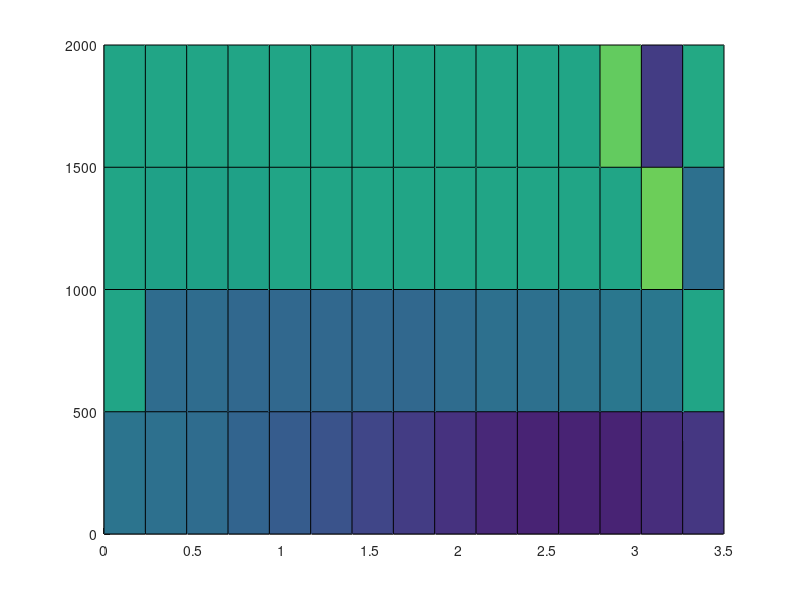

The MATLAB script that drew this image:
clear
b=0.0001;
alfa=1;           % alfa=b*dt/(dx^2)
N=5;                % pocet deleni t=(0,2000)
dt=2000/(N-1);      % casova diferencia 
dx=sqrt(b*dt/alfa);  % priestorova diferencia
M=round(3.5/dx);     % pocet deleni x=(0,3.5)
T=zeros(N,M);        % matica rieseni
x=linspace(0,3.5,M);
t=linspace(0,2000,N);
% pociatocne podm
for i=1:M
    T(1,i)=20*cos(2*pi*x(i)/5);
end
for i=1:N
    T(i,1)=30*tanh(0.005*t(i))+20;
end
T(:,M)=20;
%vypocet ostatnych hodnot
for i=2:N
    for j=2:(M-1)
        T(i,j)=alfa*T(i-1)+(1-2*alfa)*T(i-1,j)+alfa*T(i-1,j+1);
    end
end

surface(x,t,T)
